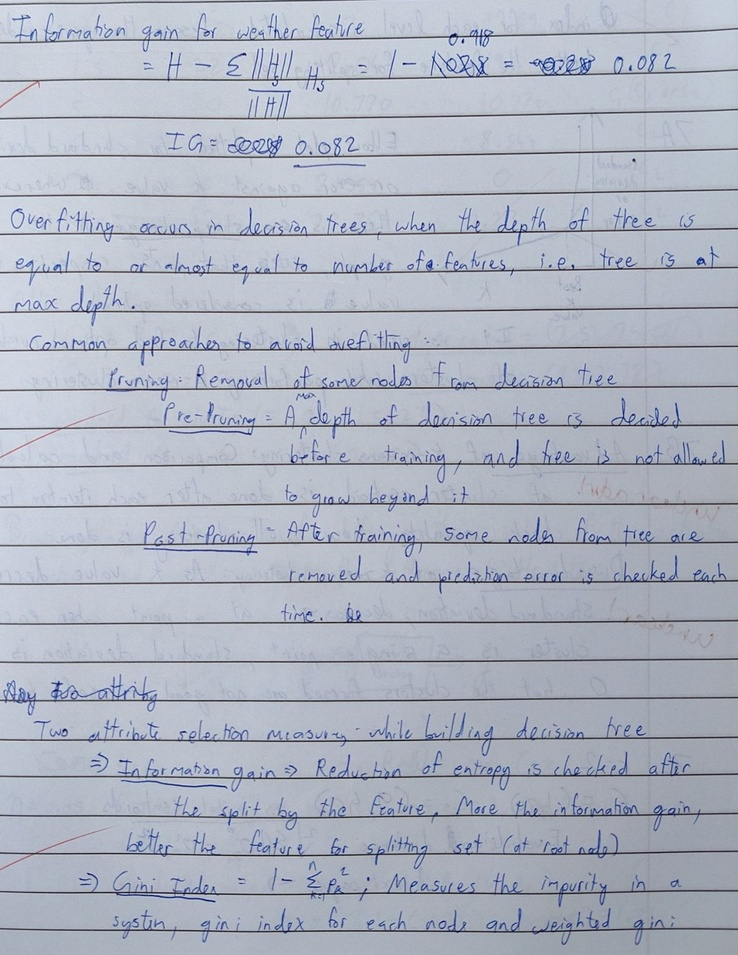
#> input picture ML_dataset/R/page_2.jpg, 738 x 955 px, shrunk from 1191 x 1541 before the run; its folder holds only this picture in this run
$ python extracy_2.py
#> lines starting #> are read from the running program, lines starting #| are printed output that depends on the picture
#> in extract_features, img is the input picture: shape (955, 738, 3); mean B, G, R 193.3, 179.8, 173.6
import cv2
import numpy as np
import pandas as pd
import os
import glob


def create_16_patches(img):
    """
    Split an image using the same layout as 01_create_patches(1).py.

    The source image is divided into 4 rows. Each row is height // 4
    pixels tall (except the last row, which includes any remainder).
    The first three columns have width equal to the row height; the
    fourth column contains the remaining image width.

    For a 2100 x 2400 image, this creates:
      - 12 patches of 600 x 600
      - 4 patches of 300 x 600

    OpenCV image dimensions are (height, width, channels).
    Returns a list of (patch_number, patch_image).
    """
    h, w = img.shape[:2]
#> h = 955; w = 738
    row_height = h // 4
#> row_height = 238
    standard_patch_width = row_height
#> standard_patch_width = 238

    patches = []
    patch_number = 1
#> patch_number = 1

    for row in range(4):
        top = row * row_height
        bottom = (row + 1) * row_height if row < 3 else h

        for col in range(4):
            left = col * standard_patch_width
            right = (col + 1) * standard_patch_width if col < 3 else w

            # Match the safety checks in 01_create_patches(1).py.
            if left >= w or top >= h:
                continue
            right = min(right, w)
            bottom = min(bottom, h)

            patch = img[top:bottom, left:right]
            if patch.size == 0:
                continue

            patches.append((patch_number, patch))
            patch_number += 1

    return patches


def calculate_patch_features(patch):
    """Calculate RGB mean and variance for one patch."""
    # OpenCV loads images in BGR order.
    b_channel = patch[:, :, 0]
    g_channel = patch[:, :, 1]
    r_channel = patch[:, :, 2]

    features = {}
    for channel_name, channel_data in [
        ("R", r_channel),
        ("G", g_channel),
        ("B", b_channel),
    ]:
        features[f"{channel_name}_mean"] = float(np.mean(channel_data))
        features[f"{channel_name}_var"] = float(np.var(channel_data))

    return features


def extract_features(image_path):
    """
    Read an image, split it into the same 4 x 4 patch layout as
    01_create_patches(1).py, and return one feature record per patch.
    """
    img = cv2.imread(image_path)
    if img is None:
        raise ValueError(f"Could not load image: {image_path}")

    patch_records = []
    for patch_number, patch in create_16_patches(img):
        features = calculate_patch_features(patch)
        patch_records.append({
            "patch_number": patch_number,
            "patch_height": int(patch.shape[0]),
            "patch_width": int(patch.shape[1]),
            **features,
        })
#> this loop made 16 passes
#> pass 1, in calculate_patch_features, `b_channel = patch[:, :, 0]`:
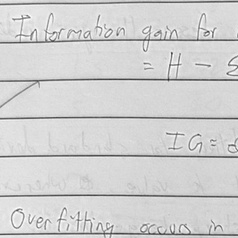
#> b_channel: shape (238, 238); min 41, max 255, mean 208.6
#> pass 1, in calculate_patch_features, `g_channel = patch[:, :, 1]`:
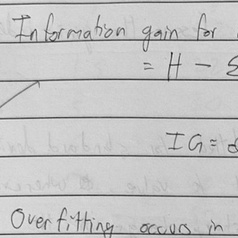
#> g_channel: shape (238, 238); min 21, max 236, mean 196.3
#> pass 2, in calculate_patch_features (call 2), `b_channel = patch[:, :, 0]`:
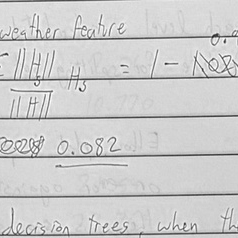
#> b_channel: shape (238, 238); min 36, max 255, mean 204.5
#> after the loop, patch_records = 16 items

    return patch_records


def process_dataset(root_dir, output_csv="features_2.csv"):
    """
    Process images stored as root_dir/person_id/image files.

    Each source image produces up to 16 rows (one row per patch).
    The CSV records patch dimensions so the generated sizes can be checked.
    """
    all_rows = []
    supported_extensions = ("*.jpg", "*.jpeg", "*.png", "*.bmp")

    person_folders = sorted(glob.glob(os.path.join(root_dir, "*")))

    for person_folder in person_folders:
        if not os.path.isdir(person_folder):
            continue

        person_id = os.path.basename(person_folder)
        image_paths = []
        for extension in supported_extensions:
            image_paths.extend(glob.glob(os.path.join(person_folder, extension)))
        image_paths = sorted(image_paths)

        for img_path in image_paths:
            try:
                patch_records = extract_features(img_path)
#> patch_records = 16 items
            except ValueError as error:
                print(f"Skipping: {error}")
                continue

            for record in patch_records:
                row = {
                    "person_id": person_id,
                    "image_name": os.path.basename(img_path),
                    **record,
                }
                all_rows.append(row)
#> after the loop, all_rows = 16 items

            print(
                f"Processed: {person_id}/{os.path.basename(img_path)} "
                f"({len(patch_records)} patches)"
            )
#| Processed: R/page_2.jpg (16 patches)

    columns = [
        "person_id", "image_name", "patch_number",
        "patch_height", "patch_width",
        "R_mean", "R_var", "G_mean", "G_var", "B_mean", "B_var",
    ]
    df = pd.DataFrame(all_rows, columns=columns)
#> df = table of 16 rows and 11 columns
    df.to_csv(output_csv, index=False)

    print(f"\nSaved {len(df)} patch rows to {output_csv}")
#| Saved 16 patch rows to features_2.csv
    if not df.empty:
        print("Patch dimensions (height x width):")
        print(
            df[["patch_height", "patch_width"]]
            .drop_duplicates()
            .sort_values(["patch_height", "patch_width"])
            .to_string(index=False)
        )
#|  patch_height  patch_width
#|           238           24
#|           238          238
#|           241           24
#|           241          238
    return df


if __name__ == "__main__":
    import sys

    root_dir = sys.argv[1] if len(sys.argv) > 1 else "ML_dataset"
    output_csv = sys.argv[2] if len(sys.argv) > 2 else "features_2.csv"
    process_dataset(root_dir, output_csv)

$ run again, on ML_dataset/R/page_3.jpg
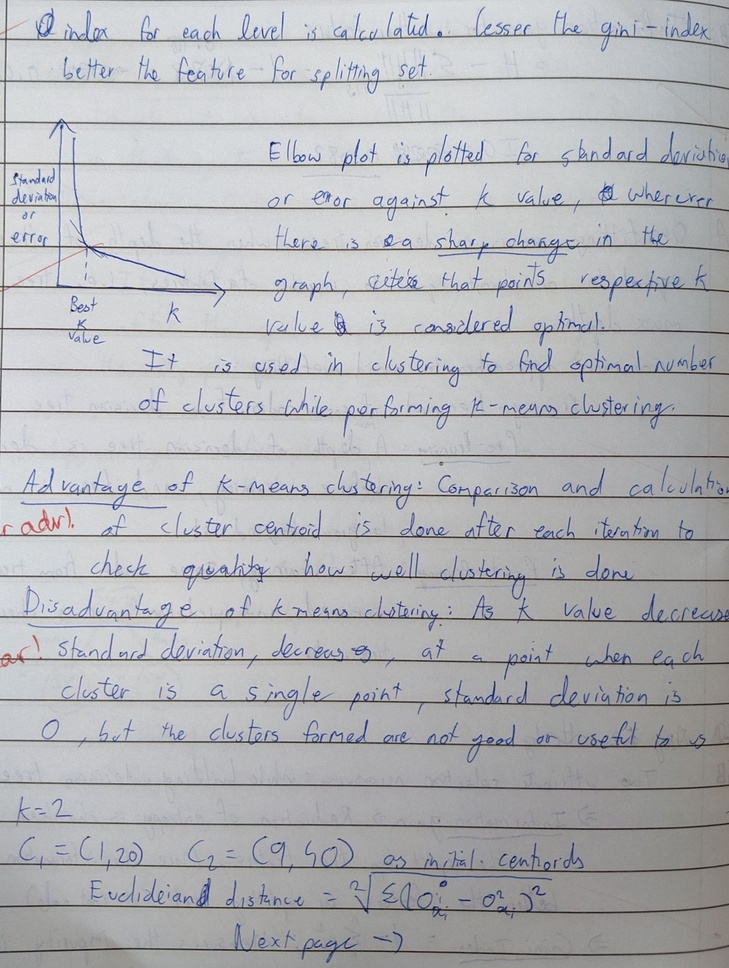
#> input picture ML_dataset/R/page_3.jpg, 729 x 968 px, shrunk from 1191 x 1581 before the run
#> in extract_features, img is the input picture: shape (968, 729, 3); mean B, G, R 182.2, 178.7, 177.6
#> h = 968; w = 729
#> row_height = 242
#> in create_16_patches, `patch_number = 1`: patch_number = 1
#> the loop in extract_features, `for patch_number, patch in create_16_patches(img):` made 16 passes
#> pass 1, in calculate_patch_features, `g_channel = patch[:, :, 1]`:
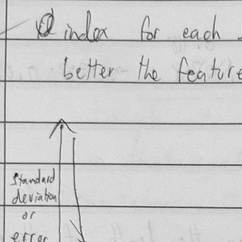
#> g_channel: shape (242, 242); min 27, max 236, mean 205
#> pass 2, in calculate_patch_features (call 2), `b_channel = patch[:, :, 0]`:
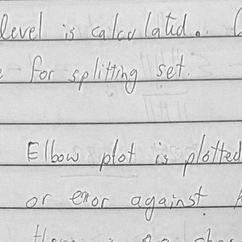
#> b_channel: shape (242, 242); min 48, max 255, mean 209.4
#> after the loop in extract_features, `for patch_number, patch in create_16_patches(img):`: patch_records = 16 items
#> the loop in process_dataset, `for record in patch_records:` made 16 passes
#| Processed: R/page_3.jpg (16 patches)
#> df = table of 16 rows and 11 columns
#| Saved 16 patch rows to features_2.csv
#|  patch_height  patch_width
#|           242            3
#|           242          242

$ run again, on ML_dataset/R/page_4.jpg
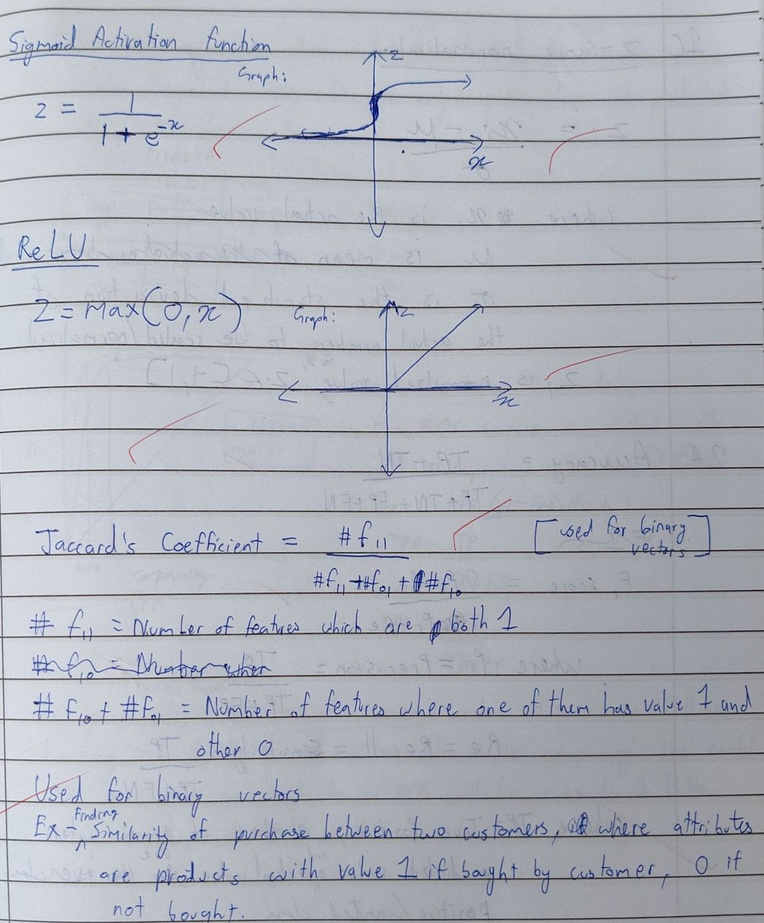
#> input picture ML_dataset/R/page_4.jpg, 764 x 923 px, shrunk from 1191 x 1438 before the run
#> in extract_features, img is the input picture: shape (923, 764, 3); mean B, G, R 185.9, 177.7, 173.7
#> h = 923; w = 764
#> row_height = 230
#> in create_16_patches, `patch_number = 1`: patch_number = 1
#> the loop in extract_features, `for patch_number, patch in create_16_patches(img):` made 16 passes
#> pass 1, in calculate_patch_features, `g_channel = patch[:, :, 1]`:
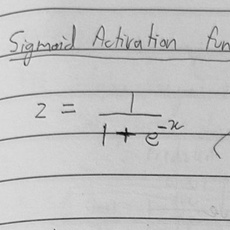
#> g_channel: shape (230, 230); min 6, max 230, mean 194.2
#> pass 2, in calculate_patch_features (call 2), `b_channel = patch[:, :, 0]`:
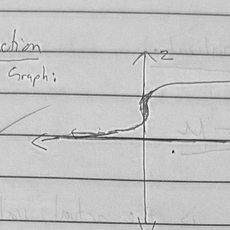
#> b_channel: shape (230, 230); min 27, max 255, mean 194.5
#> after the loop in extract_features, `for patch_number, patch in create_16_patches(img):`: patch_records = 16 items
#> the loop in process_dataset, `for record in patch_records:` made 16 passes
#| Processed: R/page_4.jpg (16 patches)
#> df = table of 16 rows and 11 columns
#| Saved 16 patch rows to features_2.csv
#|  patch_height  patch_width
#|           230           74
#|           230          230
#|           233           74
#|           233          230
